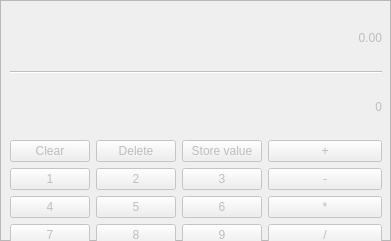
     <widget class="QFrame" name="frame_calculator">
      <property name="enabled">
       <bool>false</bool>
      </property>
      <property name="geometry">
       <rect>
        <x>710</x>
        <y>280</y>
        <width>391</width>
        <height>241</height>
       </rect>
      </property>
      <property name="frameShape">
       <enum>QFrame::StyledPanel</enum>
      </property>
      <property name="frameShadow">
       <enum>QFrame::Raised</enum>
      </property>
      <widget class="QWidget" name="verticalLayoutWidget_13">
       <property name="geometry">
        <rect>
         <x>10</x>
         <y>10</y>
         <width>372</width>
         <height>264</height>
        </rect>
       </property>
       <layout class="QVBoxLayout" name="verticalLayout_14">
        <item>
         <layout class="QHBoxLayout" name="horizontalLayout_38">
          <item>
           <layout class="QVBoxLayout" name="verticalLayout_7">
            <item>
             <widget class="QLabel" name="label_calc_result">
              <property name="text">
               <string>0.00</string>
              </property>
              <property name="alignment">
               <set>Qt::AlignRight|Qt::AlignTrailing|Qt::AlignVCenter</set>
              </property>
             </widget>
            </item>
            <item>
             <widget class="Line" name="line_11">
              <property name="orientation">
               <enum>Qt::Horizontal</enum>
              </property>
             </widget>
            </item>
            <item>
             <widget class="QLabel" name="label_calc_operation">
              <property name="text">
               <string>0</string>
              </property>
              <property name="alignment">
               <set>Qt::AlignRight|Qt::AlignTrailing|Qt::AlignVCenter</set>
              </property>
             </widget>
            </item>
           </layout>
          </item>
         </layout>
        </item>
        <item>
         <layout class="QHBoxLayout" name="horizontalLayout_37">
          <item>
           <layout class="QVBoxLayout" name="verticalLayout_6">
            <item>
             <layout class="QHBoxLayout" name="horizontalLayout_39">
              <item>
               <widget class="QPushButton" name="pushButton_calc_clear">
                <property name="text">
                 <string>Clear</string>
                </property>
               </widget>
              </item>
              <item>
               <widget class="QPushButton" name="pushButton_calc_delete">
                <property name="text">
                 <string>Delete</string>
                </property>
               </widget>
              </item>
              <item>
               <widget class="QPushButton" name="pushButton_calc_store_value">
                <property name="text">
                 <string>Store value</string>
                </property>
               </widget>
              </item>
             </layout>
            </item>
            <item>
             <layout class="QHBoxLayout" name="horizontalLayout_35">
              <item>
               <widget class="QPushButton" name="pushButton_calc_1">
                <property name="text">
                 <string>1</string>
                </property>
               </widget>
              </item>
              <item>
               <widget class="QPushButton" name="pushButton_calc_2">
                <property name="text">
                 <string>2</string>
                </property>
               </widget>
              </item>
              <item>
               <widget class="QPushButton" name="pushButton_calc_3">
                <property name="text">
                 <string>3</string>
                </property>
               </widget>
              </item>
             </layout>
            </item>
            <item>
             <layout class="QHBoxLayout" name="horizontalLayout_33">
              <item>
               <widget class="QPushButton" name="pushButton_calc_4">
                <property name="text">
                 <string>4</string>
                </property>
               </widget>
              </item>
              <item>
               <widget class="QPushButton" name="pushButton_calc_5">
                <property name="text">
                 <string>5</string>
                </property>
               </widget>
              </item>
              <item>
               <widget class="QPushButton" name="pushButton_calc_6">
                <property name="text">
                 <string>6</string>
                </property>
               </widget>
              </item>
             </layout>
            </item>
            <item>
             <layout class="QHBoxLayout" name="horizontalLayout_34">
              <item>
               <widget class="QPushButton" name="pushButton_calc_7">
                <property name="text">
                 <string>7</string>
                </property>
               </widget>
              </item>
              <item>
               <widget class="QPushButton" name="pushButton_calc_8">
                <property name="text">
                 <string>8</string>
                </property>
               </widget>
              </item>
              <item>
               <widget class="QPushButton" name="pushButton_calc_9">
                <property name="text">
                 <string>9</string>
                </property>
               </widget>
              </item>
             </layout>
            </item>
            <item>
             <layout class="QHBoxLayout" name="horizontalLayout_36">
              <item>
               <widget class="QPushButton" name="pushButton_calc_cents">
                <property name="text">
                 <string>00</string>
                </property>
               </widget>
              </item>
              <item>
               <widget class="QPushButton" name="pushButton_calc_0">
                <property name="text">
                 <string>0</string>
                </property>
               </widget>
              </item>
              <item>
               <widget class="QPushButton" name="pushButton_calc_float">
                <property name="text">
                 <string>.</string>
                </property>
               </widget>
              </item>
             </layout>
            </item>
           </layout>
          </item>
          <item>
           <layout class="QVBoxLayout" name="verticalLayout_13">
            <item>
             <widget class="QPushButton" name="pushButton_calc_plus">
              <property name="text">
               <string>+</string>
              </property>
             </widget>
            </item>
            <item>
             <widget class="QPushButton" name="pushButton_calc_minus">
              <property name="text">
               <string>-</string>
              </property>
             </widget>
            </item>
            <item>
             <widget class="QPushButton" name="pushButton_calc_multiply">
              <property name="text">
               <string>*</string>
              </property>
             </widget>
            </item>
            <item>
             <widget class="QPushButton" name="pushButton_calc_divide">
              <property name="text">
               <string>/</string>
              </property>
             </widget>
            </item>
            <item>
             <widget class="QPushButton" name="pushButton_calc_equal">
              <property name="text">
               <string>=</string>
              </property>
             </widget>
            </item>
           </layout>
          </item>
         </layout>
        </item>
       </layout>
      </widget>
     </widget>
